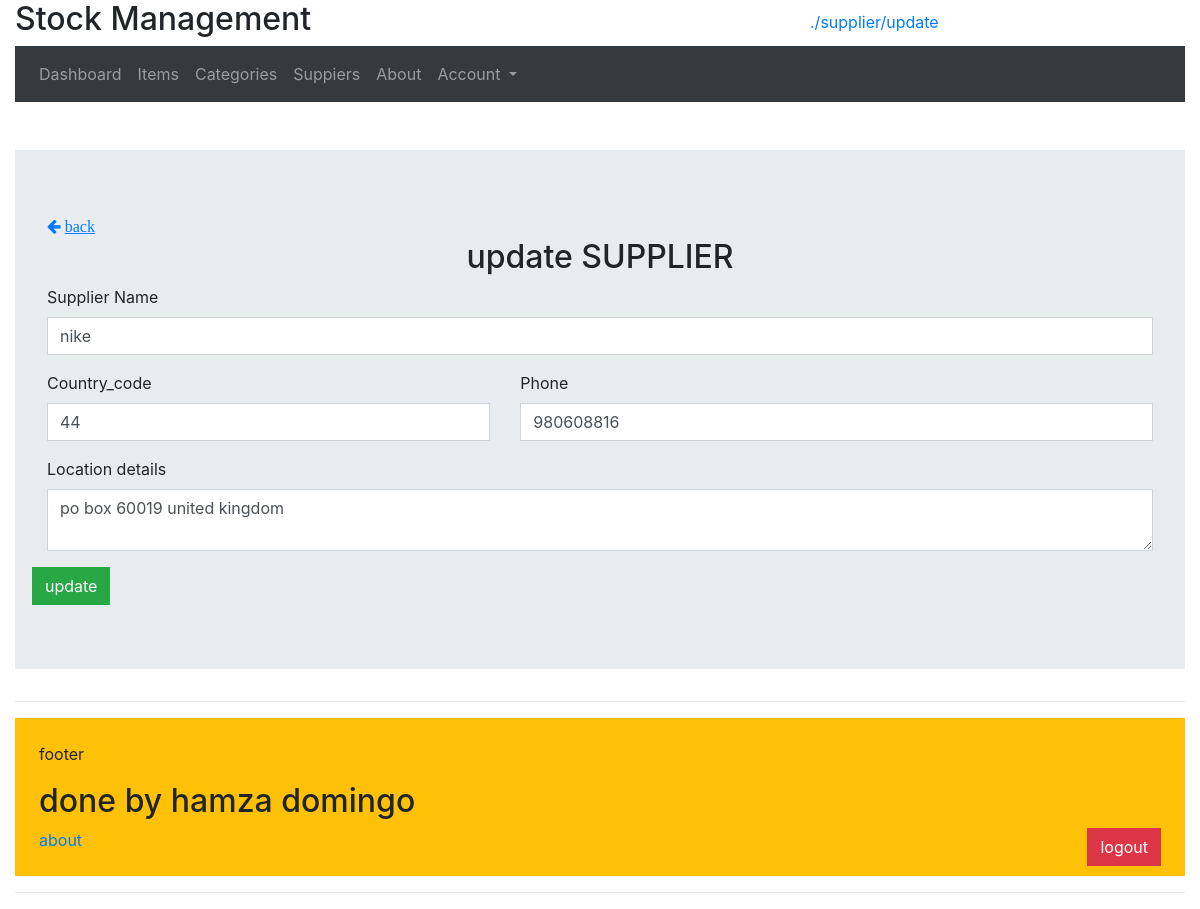
Page /supplier-update.php?id=2&name=nike (signed in) on the committed database.
### tables this page shows
CREATE TABLE `suppliers` (
  `id` int(11) NOT NULL,
  `name` varchar(50) NOT NULL,
  `location` varchar(255) NOT NULL,
  `phone` varchar(9) NOT NULL,
  `country_code` int(3) NOT NULL
);

### functions.php (called while the page is built, shortened)
<?php
function test_input($data)
{
    $data = trim($data);
    $data = htmlspecialchars($data);
    return $data;
}

### supplier-update.php (the view, shortened to what this page needs)
<?php require_once "./functions.php"; ?>
<?php require_once "./db_config.php";?>
<?php
    $inputs = ["name" => "", "location" => "", "phone" => "", "country_code" => ""];
    $errors = ["name" => "", "location" => "", "phone" => "", "country_code" => ""];
?>
<?php
    $id = (int)$_GET['id'];
    $name = test_input($_GET['name']);
?>
<?php
    if($_SERVER["REQUEST_METHOD"] === "GET")
    {
        $sql = "SELECT * FROM suppliers WHERE id = $id";
        $result = $conn->query($sql);
        $supplier_db = $result->fetch_assoc();
        $inputs["name"]         = $supplier_db['name'];
        $inputs["location"]     = $supplier_db['location'];
        $inputs["phone"]        = $supplier_db['phone'];
        $inputs["country_code"] = $supplier_db['country_code'];
    }
    ?>
<?php include "./includes/header.php"?>
    <br>
    <br>
    <form class="jumbotron" action="./supplier-update.php?id=<?=$id?>&name=<?=$name?>" method="POST">
        <a href="./supplier-read.php" class="fa fa-arrow-left">
            <u>back</u>
        </a>
        <h2 class="text-center">update SUPPLIER</h2>
        <div class="row">
            <div class="form-group col-sm-12">
                <label for="inputName">Supplier Name</label>
                <input type="text" name="name" value="<?=$inputs["name"]?>" class="form-control
                <?=(empty($errors["name"])) ? '' : 'is-invalid'?>" id="inputName">
            </div>
        </div>
        <div class="row">
            <div class="form-group col-sm-5">
                <label for="inputCountry_code">Country_code</label>
                <input type="number" name="country_code" value="<?=$inputs["country_code"]?>" class="form-control
                <?=(empty($errors["country_code"])) ? '' : 'is-invalid'?>" id="inputCountry_code">
            </div>
            <div class="form-group col-sm-7">
                <label for="inputPhone">Phone</label>
                <input type="text" name="phone" value="<?=$inputs["phone"]?>" class="form-control
                <?=(empty($errors["phone"])) ? '' : 'is-invalid'?>" id="inputPhone">
            </div>
        </div>
        <div class="row">
            <div class="form-group col-sm-12">
                <label for="inputLocation">Location details</label>
                <textarea name="location" class="form-control <?=(empty($errors["location"])) ? '' : 'is-invalid'
                    ?>" id="inputLocation"><?=$inputs["location"]?></textarea>
            </div>
        </div>
        <div class="row">
            <button type="submit" name="submit" class="btn btn-success">update</button>
        </div>
    </form>
<?php include "./includes/footer.php"?>

### assets/style.css (style rules this page uses)
*, *::after, *::before { margin: 0; border-radius: 0 !important; box-sizing: border-box; }

### rows in the picture
suppliers: name "nike", country_code "44", phone "980608816", location "po box 60019 united kingdom"

### other values in the picture
$page_title "supplier/update"
